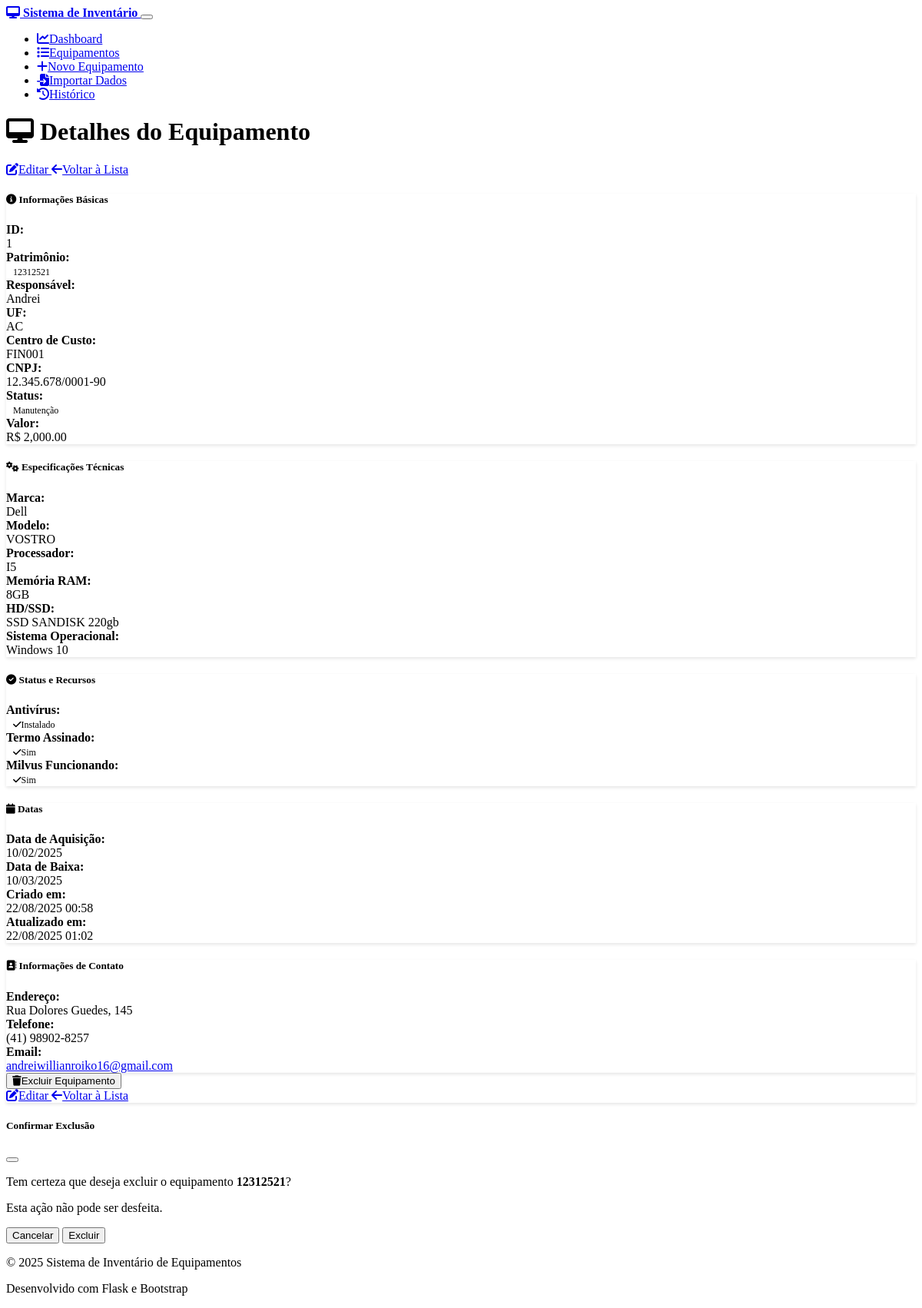
The app's page /equipment/1, older data.
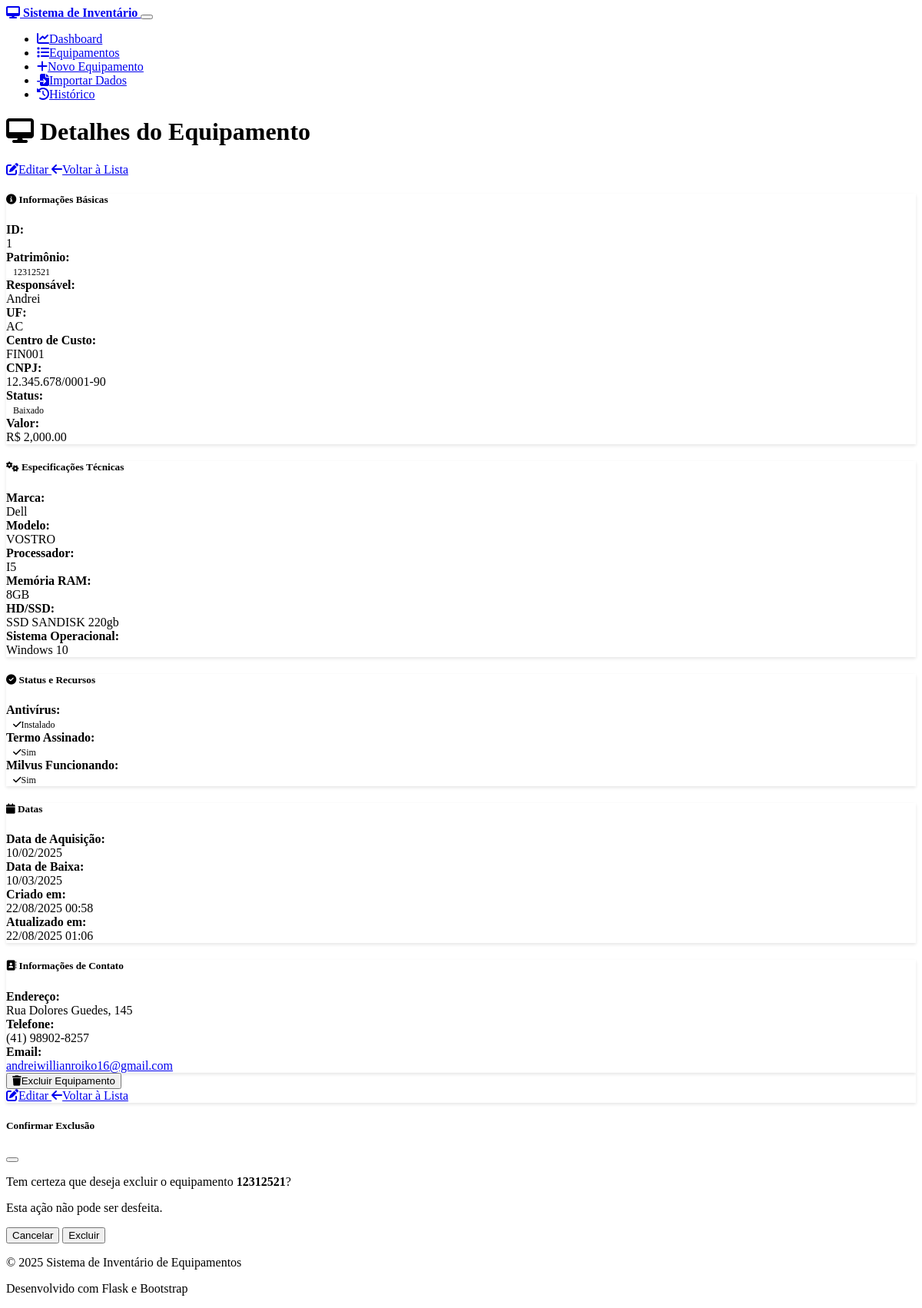
The same page, newer data.
### models.py (models this page shows, shortened)
class Equipment(db.Model):
    __tablename__ = 'equipment'
    id = db.Column(db.Integer, primary_key=True)
    responsavel = db.Column(db.String(100), nullable=False)
    uf = db.Column(db.String(2), nullable=False)
    cc = db.Column(db.String(20), nullable=False)  # Centro de Custo
    cnpj = db.Column(db.Text, nullable=False)  # Mudando para Text para permitir múltiplos CNPJs
    fornecedor = db.Column(db.String(100), nullable=True)  # Novo campo fornecedor
    modelo = db.Column(db.String(100), nullable=False)
    status = db.Column(db.String(50), nullable=False, default='Em uso')
    patrimonio = db.Column(db.String(50), unique=True, nullable=False)
    valor = db.Column(db.Float, nullable=False, default=0.0)
    marca = db.Column(db.String(50), nullable=True)
    processador = db.Column(db.String(100), nullable=True)
    memoria_ram = db.Column(db.String(20), nullable=True)
    hd_ssd = db.Column(db.String(50), nullable=True)
    sistema_operacional = db.Column(db.String(50), nullable=True)
    antivirus = db.Column(db.Boolean, default=False)
    termo_assinado = db.Column(db.Boolean, default=False)
    milvus_funcionando = db.Column(db.Boolean, default=False)
    data_aquisicao = db.Column(db.Date, nullable=True)
    data_baixa = db.Column(db.Date, nullable=True)
    created_at = db.Column(db.DateTime, default=datetime.utcnow)
    updated_at = db.Column(db.DateTime, default=datetime.utcnow, onupdate=datetime.utcnow)
    endereco = db.Column(db.String(200), nullable=True)
    telefone = db.Column(db.String(20), nullable=True)
    email = db.Column(db.String(100), nullable=True)
    link_termos = db.Column(db.String(500), nullable=True)  # Link dos termos assinados
    historico_modificacoes = db.Column(db.Text, nullable=True)  # Histórico de modificações

### routes.py (the view)
@app.route('/equipment/<int:id>')
def equipment_detail(id):
    equipment = Equipment.query.get_or_404(id)
    return render_template('equipment_detail.html', equipment=equipment)

### templates/equipment_detail.html (shortened to what the changed rows need)
{% extends "base.html" %}
{% block content %}
<div class="row">
    <div class="col-12">
        <div class="d-flex justify-content-between align-items-center mb-4">
            <h1>
                <i class="fas fa-desktop me-2"></i>
                Detalhes do Equipamento
            </h1>
        </div>
    </div>
</div>
<div class="row">
    <div class="col-md-6 mb-4">
        <div class="card">
            <div class="card-body">
                <div class="row mb-3">
                    <div class="col-sm-4"><strong>ID:</strong></div>
                    <div class="col-sm-8">{{ equipment.id }}</div>
                </div>
                <div class="row mb-3">
                    <div class="col-sm-8"><span class="badge bg-primary">{{ equipment.patrimonio }}</span></div>
                </div>
                <div class="row mb-3">
                    <div class="col-sm-4"><strong>Responsável:</strong></div>
                    <div class="col-sm-8">{{ equipment.responsavel }}</div>
                </div>
                <div class="row mb-3">
                    <div class="col-sm-4"><strong>UF:</strong></div>
                    <div class="col-sm-8">{{ equipment.uf }}</div>
                </div>
                <div class="row mb-3">
                    <div class="col-sm-4"><strong>Centro de Custo:</strong></div>
                    <div class="col-sm-8">{{ equipment.cc }}</div>
                </div>
                <div class="row mb-3">
                    <div class="col-sm-4"><strong>CNPJ:</strong></div>
                    <div class="col-sm-8">{{ equipment.cnpj }}</div>
                </div>
                <div class="row mb-3">
                    <div class="col-sm-8">
                        <span class="badge
                            {% if equipment.status == 'Em uso' %}bg-success
                            {% elif equipment.status == 'Disponível' %}bg-primary
                            {% elif equipment.status == 'Manutenção' %}bg-warning
                            {% elif equipment.status == 'Baixado' %}bg-danger
                            {% else %}bg-secondary{% endif %}">
                            {{ equipment.status }}
                        </span>
                    </div>
                </div>
                <div class="row mb-3">
                    <div class="col-sm-8"><span class="text-success fw-bold">R$ {{ "{:,.2f}".format(equipment.valor) }}</span></div>
                </div>
            </div>
        </div>
    </div>
    <div class="col-md-6 mb-4">
        <div class="card">
            <div class="card-body">
                <div class="row mb-3">
                    <div class="col-sm-4"><strong>Marca:</strong></div>
                    <div class="col-sm-8">{{ equipment.marca or 'Não informado' }}</div>
                </div>
                <div class="row mb-3">
                    <div class="col-sm-4"><strong>Modelo:</strong></div>
                    <div class="col-sm-8">{{ equipment.modelo }}</div>
                </div>
                <div class="row mb-3">
                    <div class="col-sm-4"><strong>Processador:</strong></div>
                    <div class="col-sm-8">{{ equipment.processador or 'Não informado' }}</div>
                </div>
                <div class="row mb-3">
                    <div class="col-sm-4"><strong>Memória RAM:</strong></div>
                    <div class="col-sm-8">{{ equipment.memoria_ram or 'Não informado' }}</div>
                </div>
                <div class="row mb-3">
                    <div class="col-sm-4"><strong>HD/SSD:</strong></div>
                    <div class="col-sm-8">{{ equipment.hd_ssd or 'Não informado' }}</div>
                </div>
                <div class="row mb-3">
                    <div class="col-sm-4"><strong>Sistema Operacional:</strong></div>
                    <div class="col-sm-8">{{ equipment.sistema_operacional or 'Não informado' }}</div>
                </div>
            </div>
        </div>
    </div>
</div>
<div class="row">
    <div class="col-md-6 mb-4">
        <div class="card">
            <div class="card-body">
                <div class="row mb-3">
                    <div class="col-sm-6"><strong>Data de Aquisição:</strong></div>
                    <div class="col-sm-6">
                        {% if equipment.data_aquisicao %}
                            {{ equipment.data_aquisicao.strftime('%d/%m/%Y') }}
                        {% else %}
                            Não informado
                        {% endif %}
                    </div>
                </div>
                <div class="row mb-3">
                    <div class="col-sm-6"><strong>Data de Baixa:</strong></div>
                    <div class="col-sm-6">
                        {% if equipment.data_baixa %}
                            {{ equipment.data_baixa.strftime('%d/%m/%Y') }}
                        {% else %}
                            Não aplicável
                        {% endif %}
                    </div>
                </div>
                <div class="row mb-3">
                    <div class="col-sm-6"><strong>Criado em:</strong></div>
                    <div class="col-sm-6">{{ equipment.created_at.strftime('%d/%m/%Y %H:%M') }}</div>
                </div>
                <div class="row mb-3">
                    <div class="col-sm-6"><strong>Atualizado em:</strong></div>
                    <div class="col-sm-6">{{ equipment.updated_at.strftime('%d/%m/%Y %H:%M') }}</div>
                </div>
            </div>
        </div>
    </div>
</div>
{% if equipment.endereco or equipment.telefone or equipment.email %}
<div class="row">
    <div class="col-12 mb-4">
        <div class="card">
            <div class="card-body">
                {% if equipment.endereco %}
                    <div class="row mb-3">
                        <div class="col-sm-2"><strong>Endereço:</strong></div>
                        <div class="col-sm-10">{{ equipment.endereco }}</div>
                    </div>
                {% endif %}
                {% if equipment.telefone %}
                    <div class="row mb-3">
                        <div class="col-sm-2"><strong>Telefone:</strong></div>
                        <div class="col-sm-10">{{ equipment.telefone }}</div>
                    </div>
                {% endif %}
                {% if equipment.email %}
                    <div class="row mb-3">
                        <div class="col-sm-2"><strong>Email:</strong></div>
                        <div class="col-sm-10">
                            <a href="mailto:{{ equipment.email }}">{{ equipment.email }}</a>
                        </div>
                    </div>
                {% endif %}
            </div>
        </div>
    </div>
</div>
{% endif %}
<div class="modal fade" id="deleteModal" tabindex="-1">
    <div class="modal-dialog">
        <div class="modal-content">
            <div class="modal-body">
                <p>Tem certeza que deseja excluir o equipamento <strong>{{ equipment.patrimonio }}</strong>?</p>
            </div>
        </div>
    </div>
</div>
{% endblock %}

Row changes from the older to the newer data that the page shows:
changed Equipment "Andrei": status "Manutenção" → "Baixado"; updated_at "22/08/2025 01:02" → "22/08/2025 01:06"
